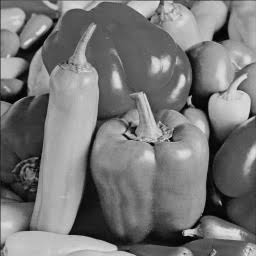
#> input picture assets/image_A.jpg, 256 x 256 px
$ python main.py
#> lines starting #> are read from the running program, lines starting #| are printed output that depends on the picture
### experiments.py
import cv2
import numpy as np
from moments_math import get_hu_moments

def calculate_fluctuation(data_array):
    """Calculates the fluctuation percentage based on Equation (4) in the paper."""
    data = np.array(data_array)
    mean_val = np.mean(data)
    if mean_val == 0:
        return 0
    return ((np.max(data) - np.min(data)) / np.abs(mean_val)) * 100

def run_scaling_experiment(image_path):
    """Tests Hu Moments against an image resized from 10x10 to 500x500."""
#> called with image_path = 'assets/image_A.jpg'
    img = cv2.imread(image_path, cv2.IMREAD_GRAYSCALE)
#> img is the input picture: shape (256, 256); min 0, max 231, mean 119.1
    if img is None:
        raise FileNotFoundError(f"Could not load image at {image_path}")

    resolutions = range(10, 510, 10)
    hu_moments_history = {f'phi{i+1}': [] for i in range(7)}

    for res in resolutions:
        # Interpolation simulates the discrete pixel generation during scaling
        resized_img = cv2.resize(img, (res, res), interpolation=cv2.INTER_LINEAR)
        moments = get_hu_moments(resized_img)

        for i in range(7):
            hu_moments_history[f'phi{i+1}'].append(moments[i])
#> this loop made 50 passes
#> (m00 in get_hu_moments, x_bar in get_hu_moments, y_bar in get_hu_moments, mu00 in get_hu_moments, mu20 in get_hu_moments, mu02 in get_hu_moments) on passes 1 to 8: (11637, 4.39, 4.25, 11637, 95516.7, 97920.6), (47600, 9.51, 9.17, 47600, 1580913.7, 1606240.1), (106272, 14.48, 13.96, 106272, 7899227.7, 8082415.2), (190603, 19.55, 18.82, 190603, 25413199.1, 25693167.7), (298052, 24.56, 23.63, 298052, 61903550.4, 63055383.2), (429692, 29.57, 28.45, 429692, 128628945.2, 130552385.2), (584951, 34.59, 33.27, 584951, 238118842, 242340268.9), (764798, 39.58, 38.1, 764798, 406684559.6, 413863207.4)
#> (m00 in get_hu_moments, x_bar in get_hu_moments, y_bar in get_hu_moments, mu00 in get_hu_moments, mu20 in get_hu_moments, mu02 in get_hu_moments, mu11 in get_hu_moments) on passes 9 to 14: (966031, 44.6, 42.94, 966031, 650050081.2, 661103696.8, -61005862.3), (1191218, 49.67, 47.81, 1191218, 988674736.8, 1.01e+09, -92959682.1), (1441260, 54.69, 52.65, 1441260, 1.45e+09, 1.47e+09, -135693781.6), (1714265, 59.72, 57.51, 1714265, 2.05e+09, 2.08e+09, -191763013.7), (2011089, 64.75, 62.34, 2011089, 2.82e+09, 2.87e+09, -264449097.3), (2331462, 69.77, 67.17, 2331462, 3.79e+09, 3.85e+09, -355612253.9)
#> pass 2, in run_scaling_experiment, `resized_img = cv2.resize(img, (res, res), interpolation=cv2.INTER_LINE..`:
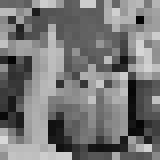
#> resized_img: shape (20, 20) (shown 8 times larger); min 4, max 216, mean 119
#> pass 3, in run_scaling_experiment, `resized_img = cv2.resize(img, (res, res), interpolation=cv2.INTER_LINE..`:
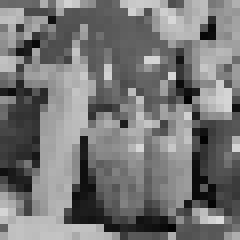
#> resized_img: shape (30, 30) (shown 8 times larger); min 3, max 219, mean 118.1

    return list(resolutions), hu_moments_history

def run_rotation_experiment(image_path, target_resolution=(250, 250)):
    """Tests Hu Moments against an image rotated from 1 to 360 degrees."""
    img = cv2.imread(image_path, cv2.IMREAD_GRAYSCALE)
    if img is None:
        raise FileNotFoundError(f"Could not load image at {image_path}")

    img = cv2.resize(img, target_resolution)
    h, w = img.shape
    center = (w // 2, h // 2)
    angles = range(1, 361)

    hu_moments_history = {f'phi{i+1}': [] for i in range(7)}

    for angle in angles:
        # 1. Get the standard rotation matrix
        M = cv2.getRotationMatrix2D(center, angle, 1.0)

        # 2. Grab the sine and cosine values from the rotation matrix
        cos = np.abs(M[0, 0])
        sin = np.abs(M[0, 1])

        # 3. Calculate the new "bigger picture frame" dimensions
        new_w = int((h * sin) + (w * cos))
        new_h = int((h * cos) + (w * sin))

        # 4. Adjust the rotation matrix to shift the image to the new center
        M[0, 2] += (new_w / 2) - center[0]
        M[1, 2] += (new_h / 2) - center[1]

        # 5. Rotate the image using the newly calculated frame dimensions
        rotated_img = cv2.warpAffine(img, M, (new_w, new_h), flags=cv2.INTER_LINEAR)

        moments = get_hu_moments(rotated_img)
        for i in range(7):
            hu_moments_history[f'phi{i+1}'].append(moments[i])

    return list(angles), hu_moments_history

### moments_math.py
import numpy as np

def compute_raw_moment(img, p, q):
    y_indices, x_indices = np.indices(img.shape)
    moment = np.sum((x_indices ** p) * (y_indices ** q) * img)
    return moment

def compute_central_moment(img, p, q, x_bar, y_bar):
    y_indices, x_indices = np.indices(img.shape)
    central_moment = np.sum(((x_indices - x_bar) ** p) * ((y_indices - y_bar) ** q) * img)
    return central_moment

def compute_normalized_moment(mu_pq, mu_00, p, q):
    gamma = ((p + q) / 2.0) + 1.0
    normalized_moment = mu_pq / (mu_00 ** gamma)
    return normalized_moment

def get_hu_moments(img):
    m00 = compute_raw_moment(img, 0, 0)
    if m00 == 0:
        return np.zeros(7)
    # 2. Centroid coordinates
    x_bar = compute_raw_moment(img, 1, 0) / m00
    y_bar = compute_raw_moment(img, 0, 1) / m00
    # 3. Central moments
    mu00 = m00
    mu20 = compute_central_moment(img, 2, 0, x_bar, y_bar)
    mu02 = compute_central_moment(img, 0, 2, x_bar, y_bar)
    mu11 = compute_central_moment(img, 1, 1, x_bar, y_bar)
    mu30 = compute_central_moment(img, 3, 0, x_bar, y_bar)
    mu03 = compute_central_moment(img, 0, 3, x_bar, y_bar)
    mu21 = compute_central_moment(img, 2, 1, x_bar, y_bar)
    mu12 = compute_central_moment(img, 1, 2, x_bar, y_bar)
    # 4. Normalized central moments
    n20 = compute_normalized_moment(mu20, mu00, 2, 0)
    n02 = compute_normalized_moment(mu02, mu00, 0, 2)
    n11 = compute_normalized_moment(mu11, mu00, 1, 1)
    n30 = compute_normalized_moment(mu30, mu00, 3, 0)
    n03 = compute_normalized_moment(mu03, mu00, 0, 3)
    n21 = compute_normalized_moment(mu21, mu00, 2, 1)
    n12 = compute_normalized_moment(mu12, mu00, 1, 2)
    # 5. Hu's Invariants Formulas
    phi1 = n20 + n02
    phi2 = (n20 - n02)**2 + 4 * (n11**2)
    phi3 = (n30 - 3*n12)**2 + (3*n21 - n03)**2
    phi4 = (n30 + n12)**2 + (n21 + n03)**2
    phi5 = (n30 - 3*n12) * (n30 + n12) * ((n30 + n12)**2 - 3*(n21 + n03)**2) + \
           (3*n21 - n03) * (n21 + n03) * (3*(n30 + n12)**2 - (n21 + n03)**2)
    phi6 = (n20 - n02) * ((n30 + n12)**2 - (n21 + n03)**2) + \
           4 * n11 * (n30 + n12) * (n21 + n03)
    phi7 = (3*n21 - n03) * (n30 + n12) * ((n30 + n12)**2 - 3*(n21 + n03)**2) - \
           (n30 - 3*n12) * (n21 + n03) * (3*(n30 + n12)**2 - (n21 + n03)**2)

    return np.array([phi1, phi2, phi3, phi4, phi5, phi6, phi7])

### main.py
import os
import matplotlib.pyplot as plt
from experiments import run_scaling_experiment, run_rotation_experiment, calculate_fluctuation

def plot_results(x_data, moments_dict, title, xlabel, filename):
    """
    Plots the results in 7 separate subplots (similar to Figure 3 in the paper).
    This ensures that higher-order moments with smaller magnitudes are clearly visible.
    Automatically saves the output as a high-resolution PNG file in the designated path.
    """
#> called with xlabel = 'Resolution', filename = 'result/hu_moments_scaling_Image_A.png'
    fig, axes = plt.subplots(7, 1, figsize=(10, 15), sharex=True)
    fig.suptitle(title, fontsize=16, y=0.98)

    for i in range(7):
        ax = axes[i]
        # Plot each moment in its dedicated subplot
        ax.plot(x_data, moments_dict[f'phi{i+1}'], label=rf'$\phi_{i+1}$', color=f'C{i}')

        # Appearance and grid settings
        ax.set_ylabel(rf'$\phi_{i+1}$', fontsize=12)
        ax.grid(True, linestyle='--', alpha=0.7)
        ax.legend(loc='upper right')

    # Set the X-axis label only for the bottom subplot
    axes[-1].set_xlabel(xlabel, fontsize=12)

    # Adjust layout to prevent overlapping and save the figure
    plt.tight_layout()
    plt.subplots_adjust(top=0.95)
    plt.savefig(filename, dpi=300, bbox_inches='tight')
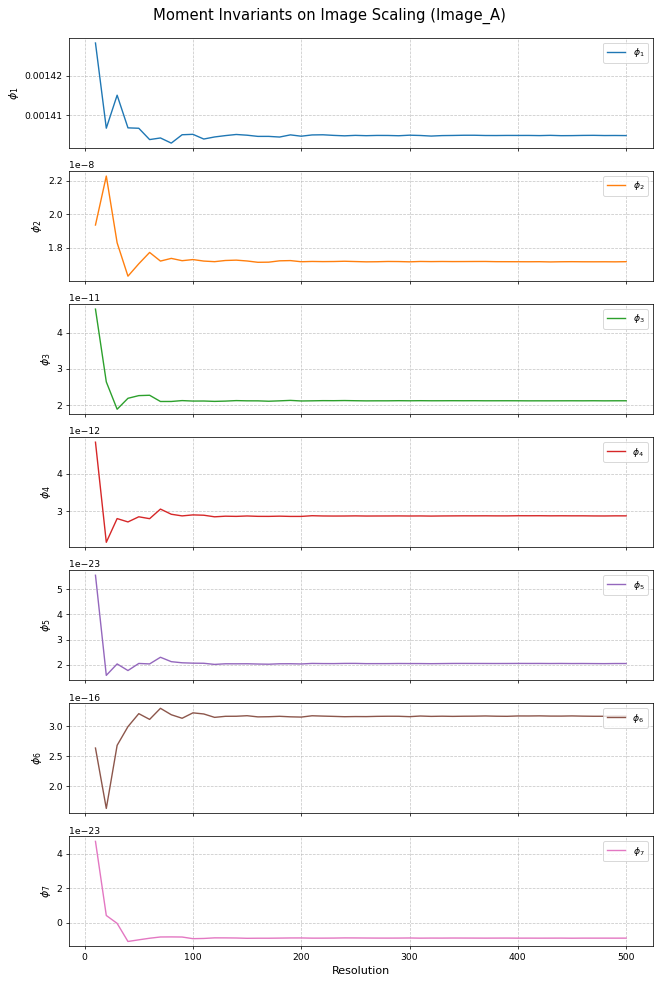
#> figure drawn by matplotlib, 7 panels; panel 7: curve peaks at x = 10, y = 4.73e-23
    plt.show()

def plot_fluctuation_table(moments_dict, title, filename):
    """Draws a clean data table of the fluctuations and saves it as a PNG."""
#> called with title = 'Scaling Fluctuation (Image_A)', filename = 'result/table_scaling_Image_A.png'
    table_data = []
    for k, v in moments_dict.items():
        fluc = calculate_fluctuation(v)
        table_data.append([rf'$\{k}$', f"{fluc:.2f}%"])

    fig, ax = plt.subplots(figsize=(5, 4))
    ax.axis('tight')
    ax.axis('off')

    col_labels = ["Moment Invariant", "Fluctuation (%)"]
    table = ax.table(cellText=table_data, colLabels=col_labels, loc='center', cellLoc='center')
    table.scale(1, 1.5)

    plt.title(title, pad=20, fontsize=14)
    plt.savefig(filename, dpi=300, bbox_inches='tight')
    plt.close()

if __name__ == "__main__":
    output_dir = "result"
    os.makedirs(output_dir, exist_ok=True)

    images_to_test = {
        "Image_A": "assets/image_A.jpg",
        "Image_B": "assets/image_B.jpg"
    }

    for image_name, image_path in images_to_test.items():
        print(f"\n{'='*40}")
        print(f"PROCESSING {image_name.upper()} ({image_path})")
        print(f"{'='*40}")

        try:
            # --- 1. Scaling Experiment ---
            print(f"--- Running Scaling Experiment for {image_name} ---")
            res_x, res_y = run_scaling_experiment(image_path)

            # Save Scaling Graph
            scaling_output_path = os.path.join(output_dir, f"hu_moments_scaling_{image_name}.png")
            plot_results(res_x, res_y, f"Moment Invariants on Image Scaling ({image_name})", "Resolution", scaling_output_path)

            # Save Scaling Table
            scaling_table_path = os.path.join(output_dir, f"table_scaling_{image_name}.png")
            plot_fluctuation_table(res_y, f"Scaling Fluctuation ({image_name})", scaling_table_path)

            # --- 2. Rotation Experiment ---
            print(f"--- Running Rotation Experiment for {image_name} ---")
            rot_x, rot_y = run_rotation_experiment(image_path)
#> the loop in run_rotation_experiment, `for angle in angles:` made 360 passes
#> pass 1, in run_rotation_experiment, `rotated_img = cv2.warpAffine(img, M, (new_w, new_h), flags=cv2.INTER_L..`:
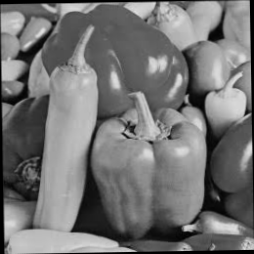
#> rotated_img: shape (254, 254); min 0, max 225, mean 115.3
#> pass 2, in run_rotation_experiment, `rotated_img = cv2.warpAffine(img, M, (new_w, new_h), flags=cv2.INTER_L..`:
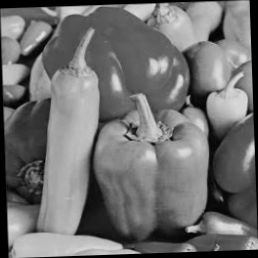
#> rotated_img: shape (258, 258); min 0, max 226, mean 111.7
#> pass 3, in run_rotation_experiment, `rotated_img = cv2.warpAffine(img, M, (new_w, new_h), flags=cv2.INTER_L..`:
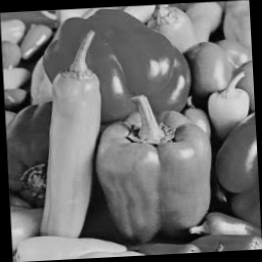
#> rotated_img: shape (262, 262); min 0, max 225, mean 108.3

            # Save Rotation Graph
            rotation_output_path = os.path.join(output_dir, f"hu_moments_rotation_{image_name}.png")
            plot_results(rot_x, rot_y, f"Moment Invariants on Image Rotation ({image_name})", "Angle (Degrees)", rotation_output_path)
#> call 2 of plot_results, with xlabel = 'Angle (Degrees)', filename = 'result/hu_moments_rotation_Image_A.png'
#> in plot_results (call 2), `plt.savefig(filename, dpi=300, bbox_inches='tight')`:
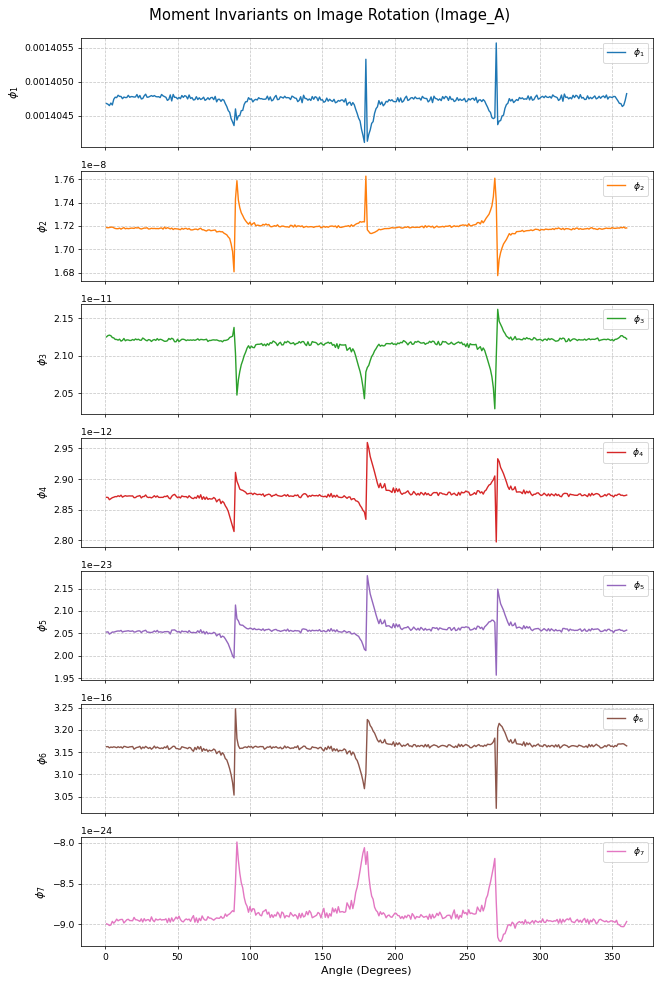
#> figure drawn by matplotlib, 7 panels; panel 7: curve peaks at x = 91, y = -7.99e-24

            # Save Rotation Table
            rotation_table_path = os.path.join(output_dir, f"table_rotation_{image_name}.png")
            plot_fluctuation_table(rot_y, f"Rotation Fluctuation ({image_name})", rotation_table_path)

            print(f"Successfully generated graphs and tables for {image_name} in the /result folder.")

        except FileNotFoundError as e:
            print(f"\nError: {e}")
            print(f"Please ensure {image_path} exists.")
#> pass 2 of the loop `for image_name, image_path in images_to_test.items():`:
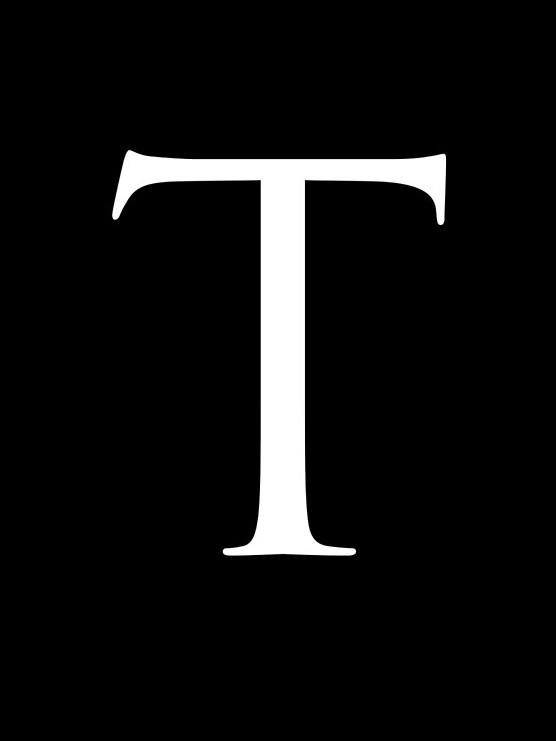
#> input picture assets/image_B.jpg, 556 x 741 px
#> in run_scaling_experiment, img is the input picture: shape (741, 556); min 0, max 255, mean 16.4
#> after the loop in run_scaling_experiment (call 2), `for res in resolutions:`:
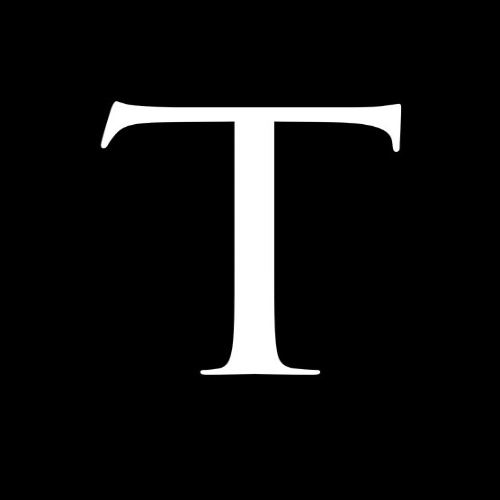
#> resized_img: shape (500, 500); min 0, max 255, mean 16.4
#> img: shape (250, 250)
#> in plot_results (call 4), `plt.savefig(filename, dpi=300, bbox_inches='tight')`:
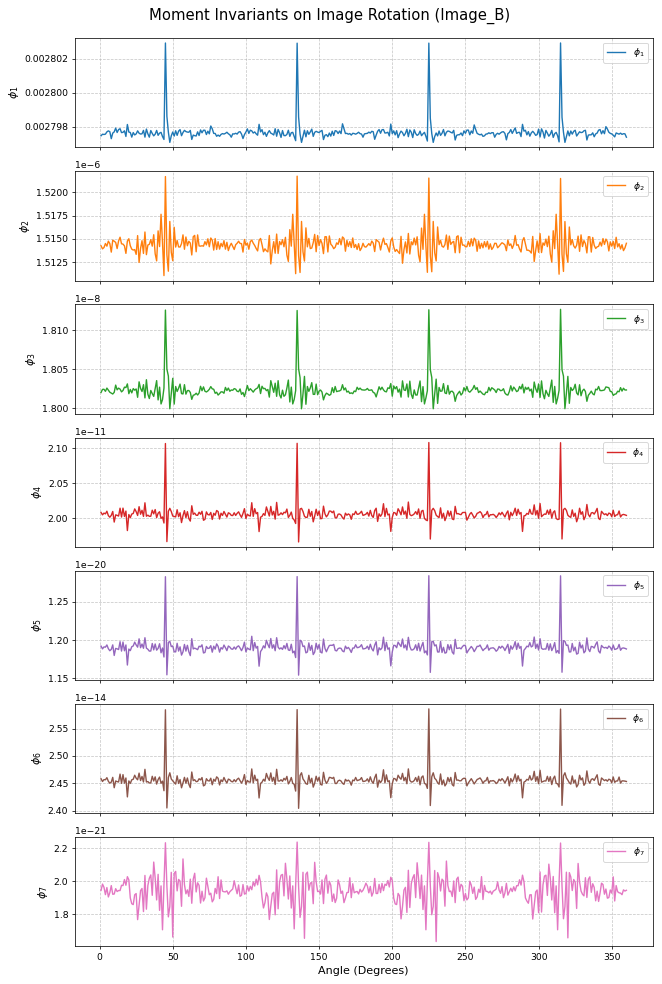
#> figure drawn by matplotlib, 7 panels; panel 7: curve peaks at x = 135, y = 2.24e-21
